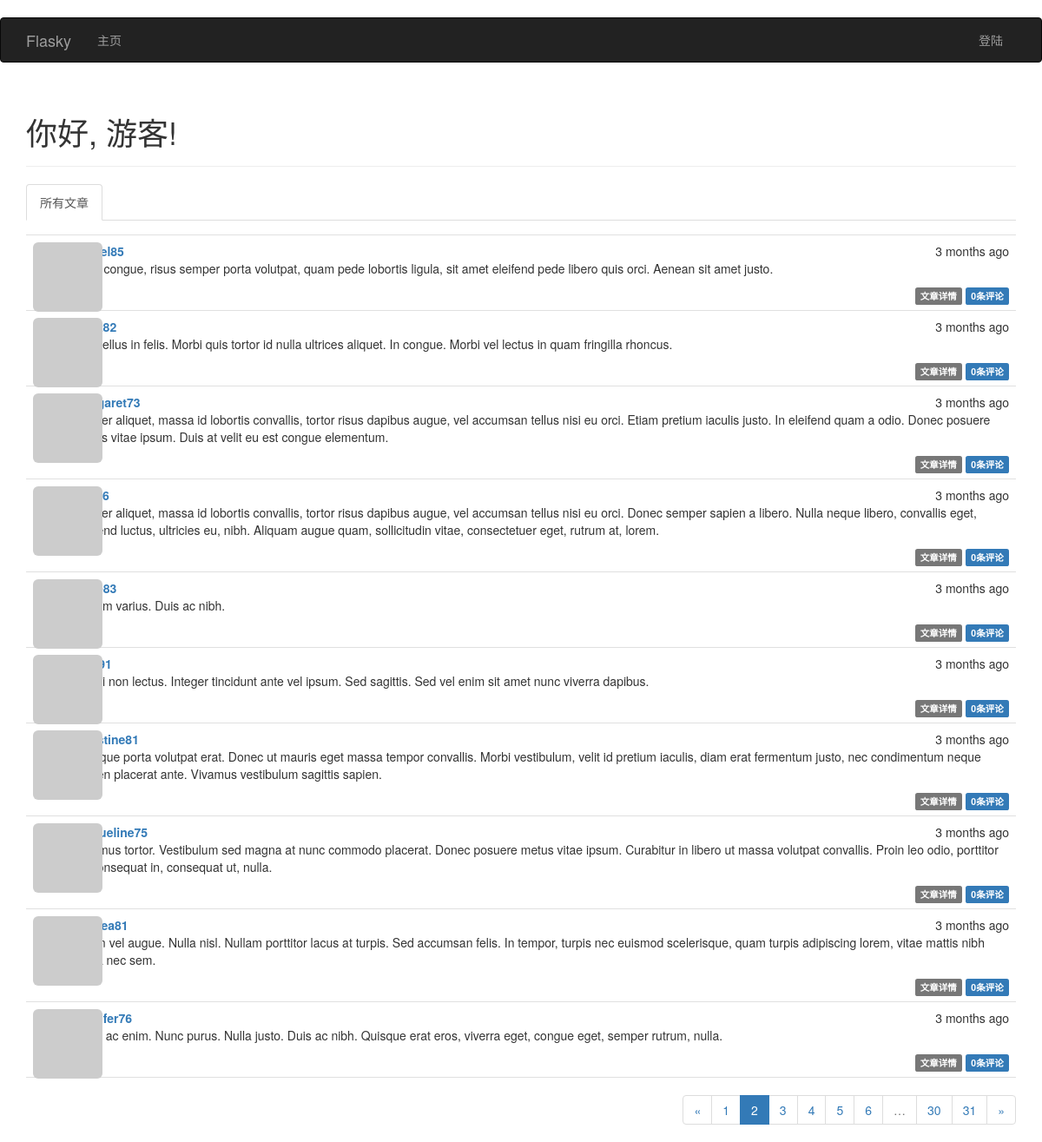
Screenshot of /?page=2 with the database file from the repository.
### app/models.py (models this page shows, shortened)
class Post(db.Model):
    __tablename__ = 'posts'
    id = db.Column(db.Integer, primary_key=True)
    body = db.Column(db.Text)  # 存储用户提交的markdown源文本
    body_html = db.Column(db.Text)  # 存储经过后台处理过的html格式内容
    timestamp = db.Column(db.DateTime, default=datetime.utcnow)
    author_id = db.Column(db.Integer, db.ForeignKey('users.id'))  # 注意,删除数据库的时候,要把这个单词改过来
    comments = db.relationship('Comment', backref='post', lazy='dynamic')

class User(UserMixin, db.Model):
    __tablename__ = 'users'
    id = db.Column(db.Integer, primary_key=True)
    email = db.Column(db.String(64), unique=True, index=True)
    username = db.Column(db.String(64), unique=True, index=True)
    role_id = db.Column(db.Integer, db.ForeignKey('roles.id'))  # 使用role表的外键
    password_hash = db.Column(db.String(128))  # 注册账户,由密码生成hash值
    confirmed = db.Column(db.Boolean, default=False)  # 账户激活的状态,布尔值默认为False
    name = db.Column(db.String(64))
    location = db.Column(db.String(64))
    about_me = db.Column(db.Text)
    member_since = db.Column(db.DateTime, default=datetime.utcnow)
    last_seen = db.Column(db.DateTime, default=datetime.utcnow)
    avatar_hash = db.Column(db.String(64))  # 头像hash
    posts = db.relationship('Post', backref='author', lazy='dynamic')  # 作者与文章的一对多
    comments = db.relationship('Comment', backref='author', lazy='dynamic')  # 作者与评论的一对多
    followed = db.relationship('Follow',
                               foreign_keys=[Follow.follower_id],
                               backref=db.backref('follower', lazy='joined'),
                               lazy='dynamic',
                               cascade='all, delete-orphan')
    followers = db.relationship('Follow',
                                foreign_keys=[Follow.followed_id],
                                backref=db.backref('followed', lazy='joined'),
                                lazy='dynamic',
                                cascade='all, delete-orphan')
    @property
    def password(self):
        raise AttributeError('密码是不可读的！！！')
    def gravatar(self, size=100, default='identicon', rating='g'):
        if request.is_secure:
            url = 'https://secure.gravatar.com/avatar'
        else:
            url = 'http://www.gravatar.com/avatar'
        hash = self.avatar_hash or hashlib.md5(
            self.email.encode('utf-8')).hexdigest()
        return '{url}/{hash}?s={size}&d={default}&r={rating}'.format(
            url=url, hash=hash, size=size, default=default, rating=rating)

### app/main/views.py (the view)
@main.route('/', methods=['GET', 'POST'])
def index():  # 渲染全部文章或者登陆用户关注的文章
    form = PostForm()
    if current_user.can(Permission.WRITE_ARTICLES) and \
            form.validate_on_submit():
        post = Post(body=form.body.data,
                    author=current_user._get_current_object())
        db.session.add(post)
        return redirect(url_for('.index'))
    page = request.args.get('page', 1, type=int)
    show_followed = False
    if current_user.is_authenticated:
        show_followed = bool(request.cookies.get('show_followed', ''))
    if show_followed:
        query = current_user.followed_posts
    else:
        query = Post.query
    pagination = query.order_by(Post.timestamp.desc()).paginate(
        page, current_app.config['FLASKY_POSTS_PER_PAGE'], error_out=False)
    posts = pagination.items
    return render_template('index.html', form=form, posts=posts,
                           pagination=pagination, show_followed=show_followed)

### app/auth/views.py (called while the page is built)
@auth.before_app_request
def before_request():
    if current_user.is_authenticated:
        current_user.ping()  # 更新用户的最后访问时间
        if not current_user.confirmed \
                and request.endpoint \
                and request.endpoint[:5] != 'auth.' \
                and request.endpoint != 'static':
            return redirect(url_for('auth.unconfirmed'))

### app/main/__init__.py (called while the page is built)
@main.app_context_processor  # 上下文处理器让变量在所有模板中可以使用
def inject_permissions():
    return dict(Permission=Permission)

### app/models.py (called while the page is built)
    def can(self, permissions):
        return False

    def is_administrator(self):
        return False

### app/templates/index.html (shortened to what this page needs)
{% extends "base.html" %}
{% import "bootstrap/wtf.html" as wtf %}
{% import "_macros.html" as macros %}
{% block page_content %}
<div class="page-header">
    <h1>你好, {% if current_user.is_authenticated %}{{ current_user.username }}{% else %}游客{% endif %}!</h1>
</div>
<div class="post-tabs">
    <ul class="nav nav-tabs">
        <li{% if not show_followed %} class="active"{% endif %}><a href="{{ url_for('main.all') }}">所有文章</a></li>
    </ul>
</div>
{% include '_posts.html' %}
{% if pagination %}
<div class="pagination">
    {{ macros.pagination_widget(pagination, 'main.index') }}
</div>
{% endif %}
{% endblock %}

### app/templates/_posts.html (shortened to what this page needs)
<ul class="posts">
    {% for post in posts%}
    <li class="post">
        <div class="post-thumbnail">
            <a href="{{ url_for('main.user', username=post.author.username) }}">
                <img class="img-rounded profile-thumbnail" src="{{ post.author.gravatar(size=40) }}">
            </a>
        </div>
        <div class="post-content">
            <div class="post-date">{{ moment(post.timestamp).fromNow() }}</div>
            <div class="post-author"><a href="{{ url_for('main.user', username=post.author.username) }}">{{ post.author.username }}</a></div>
            <div class="post-body">
                {% if post.body_html %}
                    {{ post.body_html|safe }}
                 {% else %}
                    {{ post.body }}
                {% endif %}
            </div>
            <div class="post-footer">
                <a href="{{ url_for('main.post', id=post.id) }}">
                    <span class="label label-default">文章详情</span>
                </a>
                <a href="{{ url_for('main.post', id=post.id) }}#comments">
                    <span class="label label-primary">{{ post.comments.count() }}条评论</span>
                </a>
            </div>
        </div>
    </li>
    {% endfor %}
</ul>

### app/static/styles.css (style rules this page uses)
.profile-thumbnail { position: absolute; }
div.post-tabs { margin-top: 16px; }
ul.posts { list-style-type: none; padding: 0px; margin: 16px 0px 0px 0px; border-top: 1px solid #e0e0e0; }
ul.posts li.post { padding: 8px; border-bottom: 1px solid #e0e0e0; }
div.post-date { float: right; }
div.post-author { font-weight: bold; }
div.post-thumbnail { position: absolute; }
div.post-content { margin-left: 48px; min-height: 48px; }
div.post-footer { text-align: right; }
div.pagination { width: 100%; text-align: right; padding: 0px; margin: 0px; }

### rows the page displays
Post: timestamp "3 months ago", body_html "Nam congue, risus semper porta volutpat, quam pede lobortis ligula, sit amet eleifend pede libero quis orci. Aenean sit amet justo.", comments.count "0"
Post: timestamp "3 months ago", body_html "Phasellus in felis. Morbi quis tortor id nulla ultrices aliquet. In congue. Morbi vel lectus in quam fringilla rhoncus.", comments.count "0"
Post: timestamp "3 months ago", author.username "margaret73", body_html "Integer aliquet, massa id lobortis convallis, tortor risus dapibus augue, vel accumsan tellus nisi eu orci. Etiam pretium iaculis justo. In eleifend quam a odio. Donec posuere metus vitae ipsum. Duis at velit eu est congue elementum.", comments.count "0"
Post: timestamp "3 months ago", body_html "Integer aliquet, massa id lobortis convallis, tortor risus dapibus augue, vel accumsan tellus nisi eu orci. Donec semper sapien a libero. Nulla neque libero, convallis eget, eleifend luctus, ultricies eu, nibh. Aliquam augue quam, sollicitudin vitae, consectetuer eget, rutrum at, lorem.", comments.count "0"
Post: timestamp "3 months ago", body_html "Nullam varius. Duis ac nibh.", comments.count "0"
Post: timestamp "3 months ago", body_html "Morbi non lectus. Integer tincidunt ante vel ipsum. Sed sagittis. Sed vel enim sit amet nunc viverra dapibus.", comments.count "0"
Post: timestamp "3 months ago", author.username "christine81", body_html "Quisque porta volutpat erat. Donec ut mauris eget massa tempor convallis. Morbi vestibulum, velit id pretium iaculis, diam erat fermentum justo, nec condimentum neque sapien placerat ante. Vivamus vestibulum sagittis sapien.", comments.count "0"
Post: timestamp "3 months ago", author.username "jacqueline75", body_html "Vivamus tortor. Vestibulum sed magna at nunc commodo placerat. Donec posuere metus vitae ipsum. Curabitur in libero ut massa volutpat convallis. Proin leo odio, porttitor id, consequat in, consequat ut, nulla.", comments.count "0"
Post: timestamp "3 months ago", body_html "Etiam vel augue. Nulla nisl. Nullam porttitor lacus at turpis. Sed accumsan felis. In tempor, turpis nec euismod scelerisque, quam turpis adipiscing lorem, vitae mattis nibh ligula nec sem.", comments.count "0"
Post: timestamp "3 months ago", author.username "jennifer76", body_html "Nulla ac enim. Nunc purus. Nulla justo. Duis ac nibh. Quisque erat eros, viverra eget, congue eget, semper rutrum, nulla.", comments.count "0"

### other values shown
{{ p }} "1" "3" "4" "5" "6" "30" "31"
{{ p }} "2"
